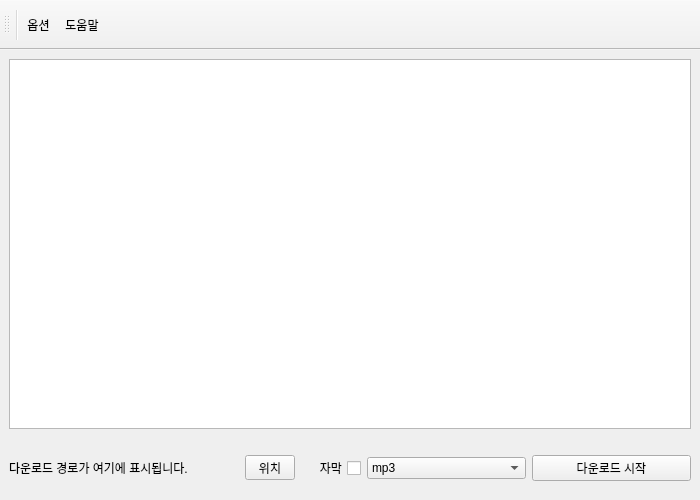
<?xml version="1.0" encoding="UTF-8"?>
<ui version="4.0">
 <class>MainWindow</class>
 <widget class="QMainWindow" name="MainWindow">
  <property name="geometry">
   <rect>
    <x>0</x>
    <y>0</y>
    <width>700</width>
    <height>500</height>
   </rect>
  </property>
  <property name="minimumSize">
   <size>
    <width>700</width>
    <height>500</height>
   </size>
  </property>
  <property name="windowTitle">
   <string>MainWindow</string>
  </property>
  <widget class="QWidget" name="centralwidget">
   <layout class="QVBoxLayout" name="verticalLayout_2">
    <item>
     <layout class="QVBoxLayout" name="verticalLayout">
      <property name="leftMargin">
       <number>0</number>
      </property>
      <item>
       <layout class="QHBoxLayout" name="horizontalLayout_2" stretch="0">
        <property name="spacing">
         <number>6</number>
        </property>
        <property name="leftMargin">
         <number>0</number>
        </property>
        <property name="topMargin">
         <number>0</number>
        </property>
        <property name="rightMargin">
         <number>0</number>
        </property>
        <property name="bottomMargin">
         <number>10</number>
        </property>
        <item>
         <widget class="QTextEdit" name="textEdit"/>
        </item>
       </layout>
      </item>
      <item>
       <layout class="QHBoxLayout" name="horizontalLayout">
        <property name="leftMargin">
         <number>0</number>
        </property>
        <property name="topMargin">
         <number>10</number>
        </property>
        <property name="rightMargin">
         <number>0</number>
        </property>
        <property name="bottomMargin">
         <number>10</number>
        </property>
        <item>
         <widget class="QLabel" name="label">
          <property name="minimumSize">
           <size>
            <width>230</width>
            <height>0</height>
           </size>
          </property>
          <property name="text">
           <string>다운로드 경로가 여기에 표시됩니다.</string>
          </property>
         </widget>
        </item>
        <item>
         <widget class="QToolButton" name="toolButton">
          <property name="minimumSize">
           <size>
            <width>50</width>
            <height>0</height>
           </size>
          </property>
          <property name="toolTip">
           <string/>
          </property>
          <property name="whatsThis">
           <string/>
          </property>
          <property name="text">
           <string>위치</string>
          </property>
         </widget>
        </item>
        <item>
         <widget class="QCheckBox" name="checkBox">
          <property name="maximumSize">
           <size>
            <width>60</width>
            <height>16777215</height>
           </size>
          </property>
          <property name="layoutDirection">
           <enum>Qt::RightToLeft</enum>
          </property>
          <property name="text">
           <string>자막</string>
          </property>
         </widget>
        </item>
        <item>
         <widget class="QComboBox" name="comboBox">
          <property name="layoutDirection">
           <enum>Qt::LeftToRight</enum>
          </property>
          <item>
           <property name="text">
            <string>mp3</string>
           </property>
          </item>
          <item>
           <property name="text">
            <string>mp4</string>
           </property>
          </item>
          <item>
           <property name="text">
            <string>원본</string>
           </property>
          </item>
          <item>
           <property name="text">
            <string>mp4[고화질]</string>
           </property>
          </item>
          <item>
           <property name="text">
            <string>mp4[저화질]</string>
           </property>
          </item>
         </widget>
        </item>
        <item>
         <widget class="QPushButton" name="pushButton">
          <property name="text">
           <string>다운로드 시작</string>
          </property>
         </widget>
        </item>
       </layout>
      </item>
     </layout>
    </item>
   </layout>
  </widget>
  <widget class="QToolBar" name="toolBar">
   <property name="minimumSize">
    <size>
     <width>700</width>
     <height>50</height>
    </size>
   </property>
   <property name="windowTitle">
    <string>toolBar</string>
   </property>
   <property name="inputMethodHints">
    <set>Qt::ImhNone</set>
   </property>
   <attribute name="toolBarArea">
    <enum>TopToolBarArea</enum>
   </attribute>
   <attribute name="toolBarBreak">
    <bool>false</bool>
   </attribute>
   <addaction name="separator"/>
   <addaction name="action_2"/>
   <addaction name="action"/>
  </widget>
  <action name="action_2">
   <property name="text">
    <string>옵션</string>
   </property>
  </action>
  <action name="action">
   <property name="text">
    <string>도움말</string>
   </property>
  </action>
 </widget>
 <resources/>
 <connections/>
 <slots>
  <slot>fileload()</slot>
 </slots>
</ui>
